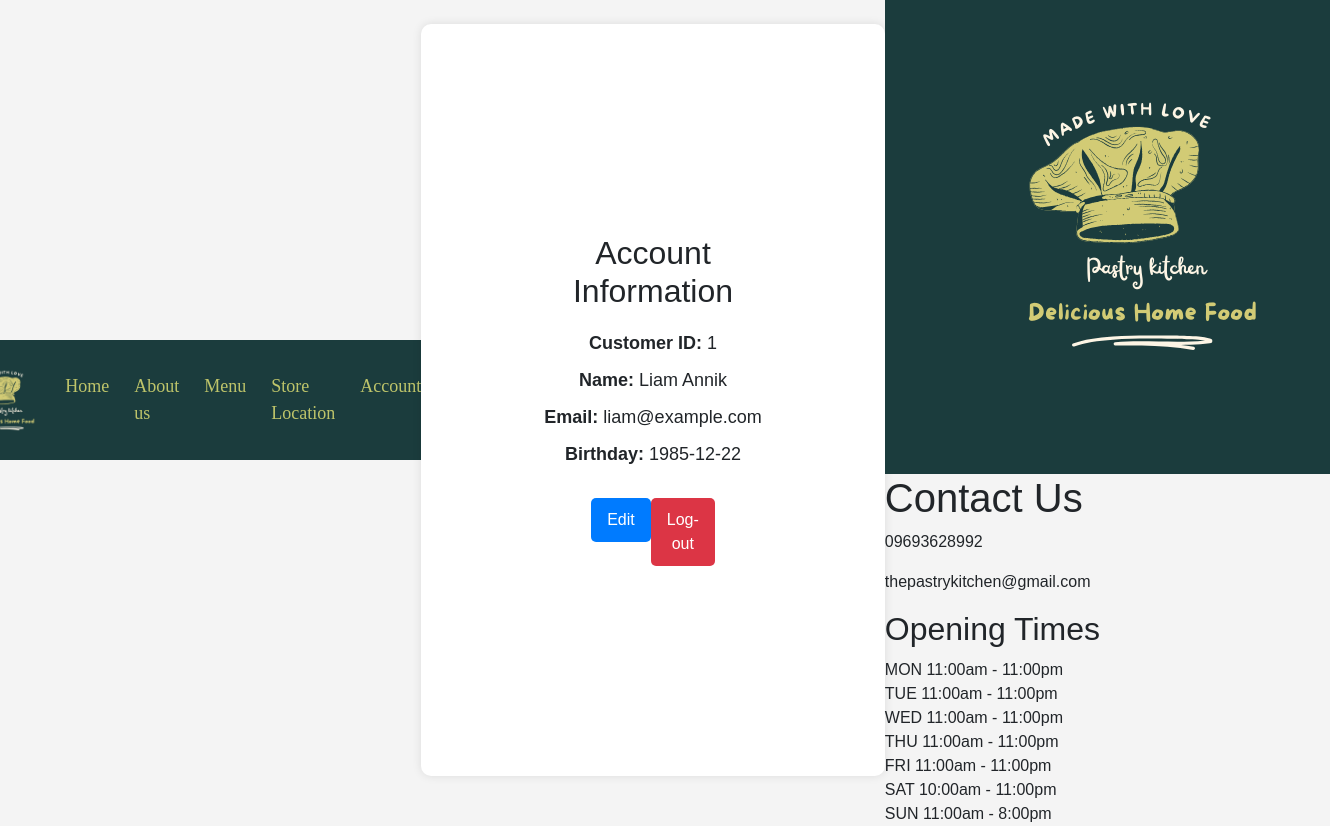
/account.php (signed in), run on the app's committed database.
### tables this page shows
CREATE TABLE `customer` (
  `CustomerID` int(11) NOT NULL,
  `CustomerName` varchar(255) NOT NULL,
  `CustomerEmail` varchar(255) NOT NULL,
  `CustomerPassword` varchar(255) NOT NULL,
  `CustomerBirthday` date DEFAULT NULL,
  `RegistrationDate` timestamp NOT NULL DEFAULT current_timestamp()
);

### account.php (the view, shortened to what this page needs)
<?php
include("db_connect.php");
$user_id = $_SESSION['user_id'];
$user_type = $_SESSION['user_type'];
if ($user_type === 'employee') {
    $stmt = $conn->prepare("SELECT EmployeeID, EmployeeName, EmployeeContactInfo FROM employee WHERE EmployeeID = ?");
} else if ($user_type === 'customer') {
    $stmt = $conn->prepare("SELECT CustomerID, CustomerName, CustomerEmail, CustomerBirthday FROM customer WHERE CustomerID = ?");
}
$stmt->bind_param("i", $user_id);
$stmt->execute();
$result = $stmt->get_result();
$user = $result->fetch_assoc();
?>
<!DOCTYPE html>
<html lang="en">
<head>
    <link href="https://cdn.jsdelivr.net/npm/bootstrap@5.3.2/dist/css/bootstrap.min.css" rel="stylesheet">
    <link rel="stylesheet" href="css/account.css"
    <nav>
    <div class="navigation-container">
        <img src="images/logo.png" alt="LOGO" class="logo-nav">
        <div class="nav-wrapper">
            <ul class="nav-links">
                <li><a href="homepage.php">Home</a></li>
                <li><a href="about.php">About us</a></li>
                <li><a href="menu.php">Menu</a></li>
                <li><a href="location.php">Store Location</a></li>
                <li><a href="account.php">Account</a></li>
            </ul>
        </div>
    </div>
</head>
<body>
    <div class="account-container">
        <h2>Account Information</h2>
        <div class="account-info">
            <?php if ($user_type === 'employee'): ?>
                <p><strong>Employee ID:</strong> <?php echo $user['EmployeeID']; ?></p>
                <p><strong>Name:</strong> <?php echo $user['EmployeeName']; ?></p>
                <p><strong>Contact Info:</strong> <?php echo $user['EmployeeContactInfo']; ?></p>
            <?php elseif ($user_type === 'customer'): ?>
                <p><strong>Customer ID:</strong> <?php echo $user['CustomerID']; ?></p>
                <p><strong>Name:</strong> <?php echo $user['CustomerName']; ?></p>
                <p><strong>Email:</strong> <?php echo $user['CustomerEmail']; ?></p>
                <p><strong>Birthday:</strong> <?php echo $user['CustomerBirthday']; ?></p>
            <?php endif; ?>
        </div>
        <div class="button-container">
            <a href="edit_account.php"><button class="btn-edit">Edit</button></a>
            <a href="logout.php"><button class="btn-logout">Log-out</button></a>
        </div>
    </div>
    <section class="opening-container">
                                <img src="images/logo.png" alt="Bakery Logo" class="logo">
                                    <div class="contact">
                                        <h1>Contact Us</h1>
                                        <p><i class="fa-solid fa-phone"></i>09693628992</p>
                                        <p><i class="fa-solid fa-envelope"></i>thepastrykitchen@gmail.com</p>
                                    </div>
                                <div class="opening-times">
                                    <h2>Opening Times</h2>
                                    <div><span class="day">MON</span> <span class="time">11:00am - 11:00pm</span></div>
                                    <div><span class="day">TUE</span> <span class="time">11:00am - 11:00pm</span></div>
                                    <div><span class="day">WED</span> <span class="time">11:00am - 11:00pm</span></div>
                                    <div><span class="day">THU</span> <span class="time">11:00am - 11:00pm</span></div>
                                    <div><span class="day">FRI</span> <span class="time">11:00am - 11:00pm</span></div>
                                    <div><span class="day">SAT</span> <span class="time">10:00am - 11:00pm</span></div>
                                    <div><span class="day">SUN</span> <span class="time">11:00am - 8:00pm</span></div>
                                </div>
                            </section>
</html>

### css/account.css (style rules this page uses)
body { font-family: Arial, sans-serif; background-color: #f4f4f4; display: flex; justify-content: center; align-items: center; height: 100vh; margin: 0; }
.account-container { text-align: center; }
h2 { margin: 10px 0; }

### account.php (style rules this page uses)
.navigation-container { display: flex; align-items: center; justify-content: space-between; background-color: #1b3c3d; }
.logo-nav { height: 120px; }
.nav-wrapper { flex: 1; display: flex; justify-content: center; }
.nav-links { display: flex; gap: 25px; list-style: none; padding: 0; margin: 0; }
.nav-links li { list-style: none; font-size: 18px; font-family: "Palatino Linotype", "Book Antiqua", Palatino, serif; font-weight: 400; transition: color 0.3s ease; }
.nav-links a { text-decoration: none; color: rgb(190, 196, 106); font-size: 18px; transition: color 0.3s ease; }
.account-container { max-width: 600px; margin: 0 auto; background: white; padding: 200px 100px; border-radius: 10px; box-shadow: 0 0 10px rgba(0, 0, 0, 0.1); }
.account-container h2 { margin-bottom: 20px; }
.account-info p { font-size: 18px; margin: 10px 0; }
.button-container { margin-top: 20px; display: flex; justify-content: space-between; padding: 10px 70px; }
.button-container a { text-decoration: none; }
.button-container button { padding: 10px 16px; border: none; border-radius: 5px; cursor: pointer; }
.button-container .btn-edit { background-color: #007bff; color: white; }
.button-container .btn-logout { background-color: #dc3545; color: white; }

### data on the page
customer: CustomerID "1", CustomerName "Liam Annik", CustomerEmail "liam@example.com", CustomerBirthday "1985-12-22"
